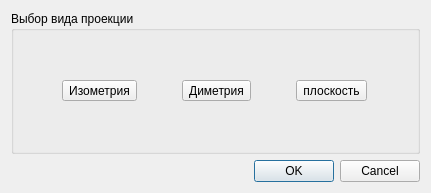
<?xml version="1.0" encoding="UTF-8"?>
<ui version="4.0">
 <class>NewDialog</class>
 <widget class="QDialog" name="NewDialog">
  <property name="geometry">
   <rect>
    <x>0</x>
    <y>0</y>
    <width>431</width>
    <height>193</height>
   </rect>
  </property>
  <property name="windowTitle">
   <string>Создание нового файла</string>
  </property>
  <layout class="QVBoxLayout" name="verticalLayout">
   <item>
    <widget class="QGroupBox" name="groupBox_2">
     <property name="title">
      <string>Выбор вида проекции</string>
     </property>
     <layout class="QHBoxLayout" name="horizontalLayout_2">
      <item>
       <widget class="QToolButton" name="radioIso">
        <property name="text">
         <string>Изометрия</string>
        </property>
        <property name="icon">
         <iconset resource="mainwindow.qrc">
          <normaloff>:/type-isometry.png</normaloff>:/type-isometry.png</iconset>
        </property>
        <property name="iconSize">
         <size>
          <width>120</width>
          <height>90</height>
         </size>
        </property>
        <property name="checkable">
         <bool>true</bool>
        </property>
        <property name="autoExclusive">
         <bool>true</bool>
        </property>
        <property name="toolButtonStyle">
         <enum>Qt::ToolButtonTextUnderIcon</enum>
        </property>
       </widget>
      </item>
      <item>
       <widget class="QToolButton" name="radioDim">
        <property name="text">
         <string>Диметрия</string>
        </property>
        <property name="icon">
         <iconset resource="mainwindow.qrc">
          <normaloff>:/type-dimetry.png</normaloff>:/type-dimetry.png</iconset>
        </property>
        <property name="iconSize">
         <size>
          <width>120</width>
          <height>90</height>
         </size>
        </property>
        <property name="checkable">
         <bool>true</bool>
        </property>
        <property name="autoExclusive">
         <bool>true</bool>
        </property>
        <property name="toolButtonStyle">
         <enum>Qt::ToolButtonTextUnderIcon</enum>
        </property>
       </widget>
      </item>
      <item>
       <widget class="QToolButton" name="radioPlane">
        <property name="text">
         <string>плоскость</string>
        </property>
        <property name="icon">
         <iconset resource="mainwindow.qrc">
          <normaloff>:/type-plane.png</normaloff>:/type-plane.png</iconset>
        </property>
        <property name="iconSize">
         <size>
          <width>120</width>
          <height>90</height>
         </size>
        </property>
        <property name="checkable">
         <bool>true</bool>
        </property>
        <property name="autoExclusive">
         <bool>true</bool>
        </property>
        <property name="toolButtonStyle">
         <enum>Qt::ToolButtonTextUnderIcon</enum>
        </property>
       </widget>
      </item>
     </layout>
    </widget>
   </item>
   <item>
    <widget class="QDialogButtonBox" name="buttonBox">
     <property name="orientation">
      <enum>Qt::Horizontal</enum>
     </property>
     <property name="standardButtons">
      <set>QDialogButtonBox::Cancel|QDialogButtonBox::Ok</set>
     </property>
    </widget>
   </item>
  </layout>
 </widget>
 <resources>
  <include location="mainwindow.qrc"/>
 </resources>
 <connections>
  <connection>
   <sender>buttonBox</sender>
   <signal>accepted()</signal>
   <receiver>NewDialog</receiver>
   <slot>accept()</slot>
   <hints>
    <hint type="sourcelabel">
     <x>248</x>
     <y>254</y>
    </hint>
    <hint type="destinationlabel">
     <x>157</x>
     <y>274</y>
    </hint>
   </hints>
  </connection>
  <connection>
   <sender>buttonBox</sender>
   <signal>rejected()</signal>
   <receiver>NewDialog</receiver>
   <slot>reject()</slot>
   <hints>
    <hint type="sourcelabel">
     <x>316</x>
     <y>260</y>
    </hint>
    <hint type="destinationlabel">
     <x>286</x>
     <y>274</y>
    </hint>
   </hints>
  </connection>
 </connections>
</ui>
